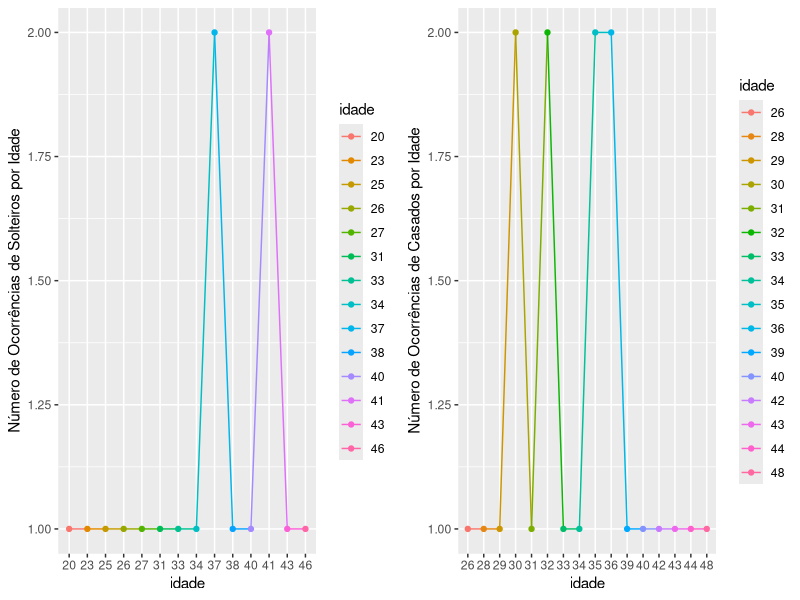

Write the R code that produced this figure.
library(ggplot2)
library(ggrepel)
library(gridExtra)
library(reshape2)
library(scales)
options("scipen"=999, "digits"=4)
data_db <- read.csv("exercicio.csv", header=T)

# ESTCIVIL por INSTRUCAO--------------------------------------------------------
column_names <- c("idade", "ocorrencias")

idade_civil_1 <- as.data.frame(table(subset(data_db, ESTCIVIL==1)$ANO))
idade_civil_2 <- as.data.frame(table(subset(data_db, ESTCIVIL==2)$ANO))

colnames(idade_civil_1) <- column_names
colnames(idade_civil_2) <- column_names

# idade_civil_1[,1]
# solteiros_casados_instrucao.png
idade_civil_1

# solt_chart <- 
id1<-ggplot(idade_civil_1,
       aes(x=idade, 
           y=ocorrencias,
           fill=idade, label=idade, colour=idade,
           group=1)) + 
  geom_line(aes(x=idade, y=ocorrencias)) +
  geom_point() +
  labs(y="Número de Ocorrências de Solteiros por Idade")

id2<-ggplot(idade_civil_2,
       aes(x=idade, 
           y=ocorrencias,
           fill=idade, label=idade, colour=idade,
           group=1)) + 
  geom_line(aes(x=idade, y=ocorrencias)) +
  geom_point() +
  labs(y="Número de Ocorrências de Casados por Idade")

grid.arrange(id1,id2,ncol=2)

#------------------------------------------------------------------------------

